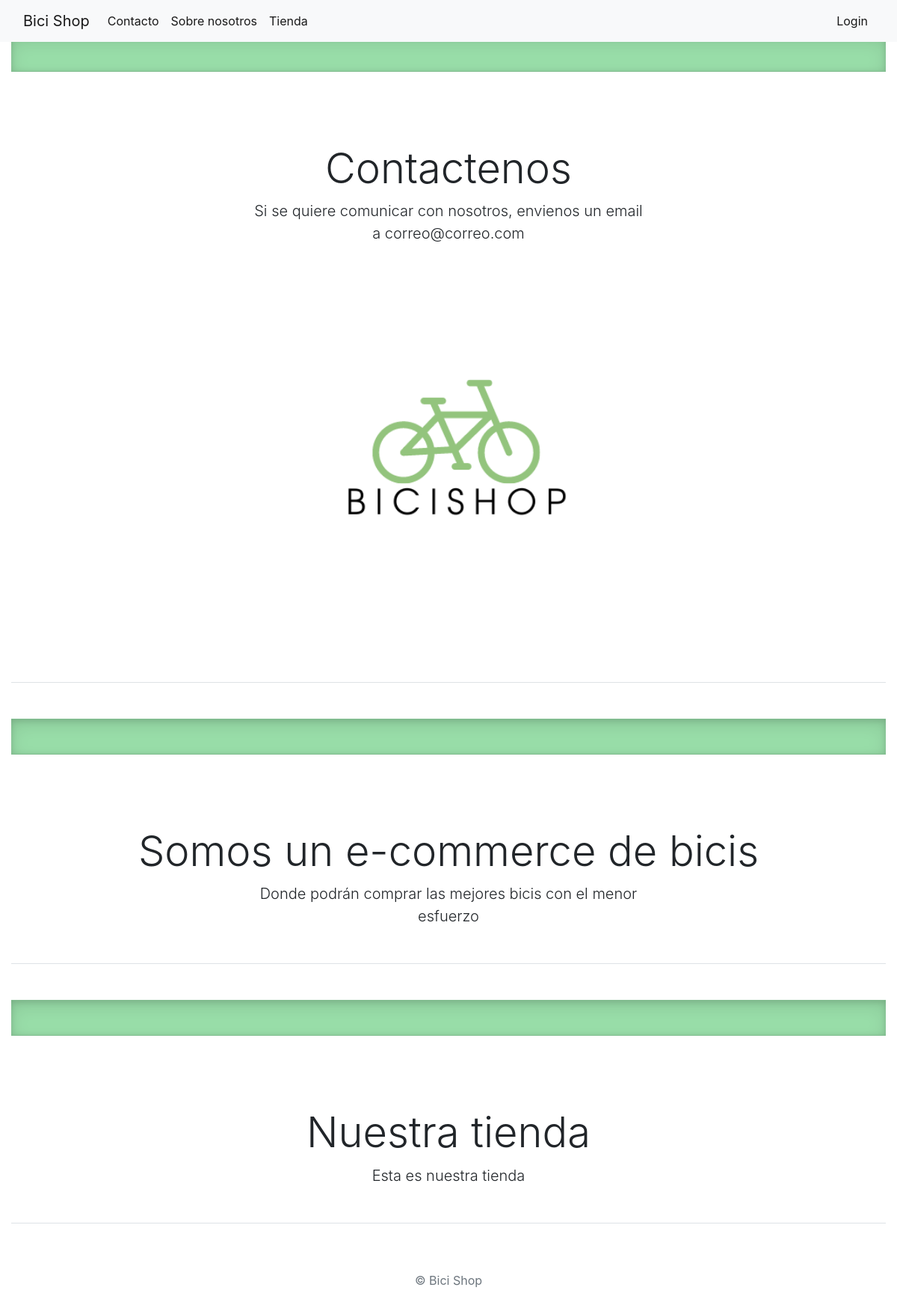
Before: / with the older database file.
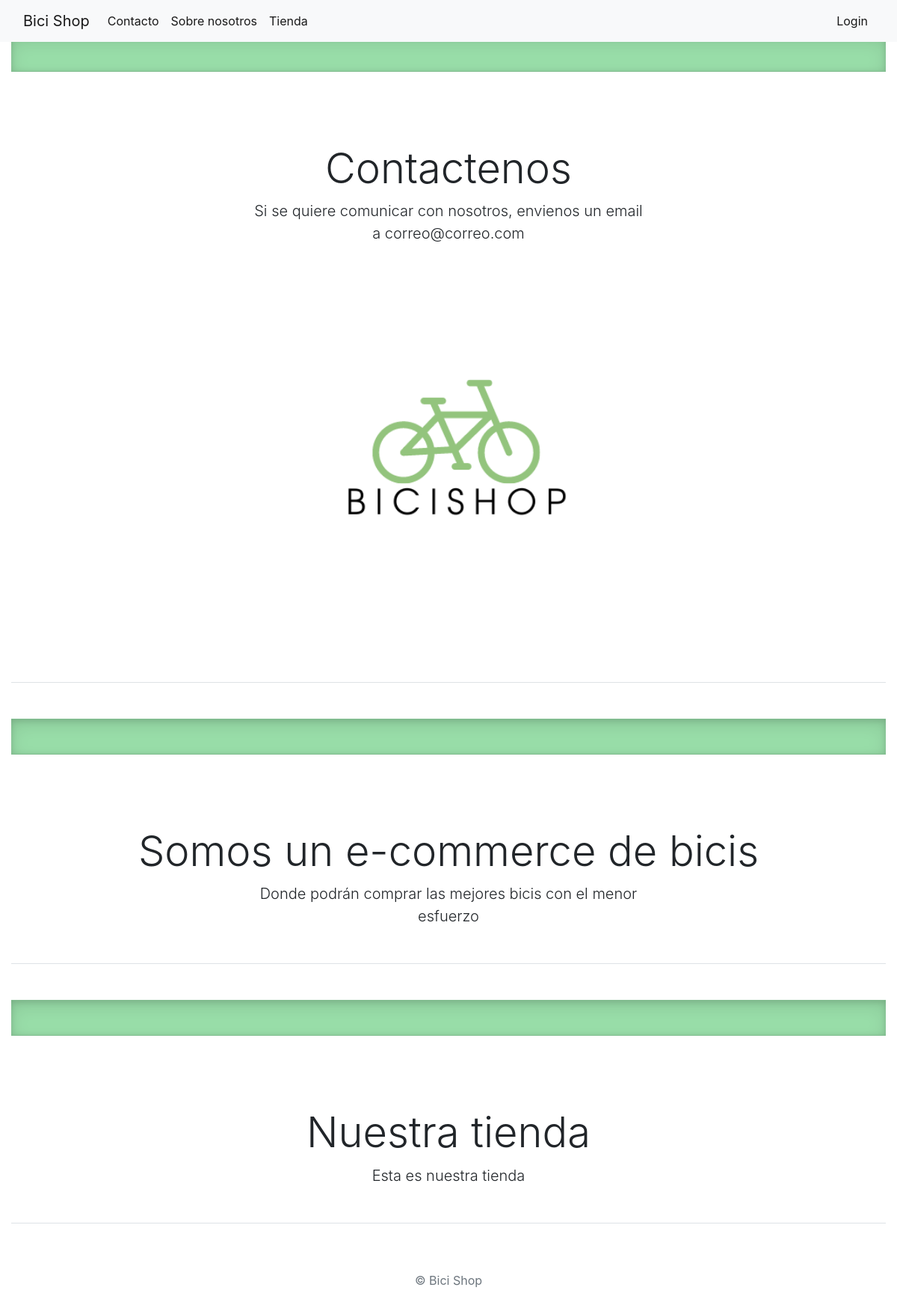
After: the same page with the newer database file.
### LandingPage/models.py (models this page shows)
class Empresa(models.Model):
    nombre = models.CharField(max_length=255)
    cuit = models.CharField(max_length=255)
    email = models.EmailField(max_length=100)
    telefono = models.CharField(max_length=50)
    direccion = models.CharField(max_length=255)

class Secciones(models.Model):
    nombre = models.CharField(max_length=40)
    titulo = models.CharField(max_length=255)
    sub_titulo = models.TextField()
    descripcion = models.TextField()
    imagen = models.ImageField('Foto', upload_to= "fotos" )
    pagina = models.ForeignKey(
        Pagina, on_delete=models.CASCADE, related_name='secciones'
    )
    redirect_to = models.CharField(
        max_length=255
    )

### LandingPage/views.py (the view)
# urls.py: path('', LandingPage.as_view(),  name='landing_page'),
class LandingPage(TemplateView):
    template_name = 'landing_page.html'
    def get_context_data(self, **kwargs):
        context = super().get_context_data(**kwargs)
        pagina = Pagina.objects.filter(tipo='LANDING_PAGE').last()
        context['pagina'] = pagina
        context['empresa'] = Empresa.objects.last()
        return context

### Tienda/context_processor.py (called while the page is built)
def total_carrito(request):
    total = 0
    if request.user.is_authenticated:
        if 'carro' in request.session:
            for key, value in request.session["carrito"].itemns():
                total += int(value["acumulado"])
    return {"total_carrito":total}

### templates/landing_page.html (shortened to what this page needs)
<!DOCTYPE html>
<html>
<head>
    <link rel="stylesheet" href="https://stackpath.bootstrapcdn.com/bootstrap/4.1.3/css/bootstrap.min.css">
    <link rel="stylesheet" href="https://use.fontawesome.com/releases/v5.6.1/css/all.css">
</head>
<body>
    <div class="container-fluid">
        <nav class="navbar navbar-expand-lg navbar-light bg-light fixed-top">
            <div class="container-fluid">
                <a class="navbar-brand" href="#">{{ empresa.nombre }}</a>
                <div class="collapse navbar-collapse" id="navbarSupportedContent">
                    <ul class="navbar-nav mr-auto">
                        {% for seccion in pagina.secciones.all %}
                        <li class="nav-item">
                            {% if seccion.redirect_to %}
                            <a class="nav-link active" aria-current="page" href="{% url seccion.redirect_to %}">{{seccion.nombre}}</a> {% else %}
                            <a class="nav-link active" aria-current="page" href="#seccion-{{ seccion.id }}">{{seccion.nombre}}</a> {% endif %}
                        </li>
                        {% endfor %}
                    </ul>
                     {% if not user.is_authenticated %}
                    <ul class="navbar-nav my-2 my-lg-0">
                        <li class="nav-item ">
                            <a class="nav-link active" aria-current="page" href="{% url 'login' %}">Login</a>
                        </li>
                    </ul>
                    {% endif %}
                </div>
            </div>
        </nav>
        {% for seccion in pagina.secciones.all %}
        <div class="b-example-divider"></div>
        <div class="px-4 pt-5 my-5 text-center border-bottom white-background" id="seccion-{{ seccion.id }}">
            <h1 class="display-4 fw-bold">{{ seccion.titulo }}</h1>
            <div class="col-lg-6 mx-auto">
                <p class="lead mb-4">{{ seccion.descripcion }}</p>
            </div>
            <div class="card-producto-imagen"><img src="{{seccion.imagen.url}}" alt="{{imagen.imagen}}" class="card-img-top img-fluid"></img>
            </div>
        </div>
        {% endfor %}
        <footer class="py-3 my-4">
            <p class="text-center text-muted">&copy; {{ empresa.nombre }}</p>
        </footer>
    </div>
</body>
</html>

### templates/landing_page.html (style rules this page uses)
body, html { margin: 0; padding: 0; height: 100%; }
.white-background { background-color: white; }
.b-example-divider { height: 3rem; background: #99DEA9; border: solid rgba(0, 0, 0, .15); border-width: 1px 0; box-shadow: inset 0 .5em 1.5em rgba(0, 0, 0, .1), inset 0 .125em .5em rgba(0, 0, 0, .15); }
.card-producto-imagen { display: block; margin-left: auto; margin-right: auto; width: 50%; }

Changed rows visible on the page:
changed Secciones "Nuestra tienda": redirect_to empty → "Tienda" (drawn)
